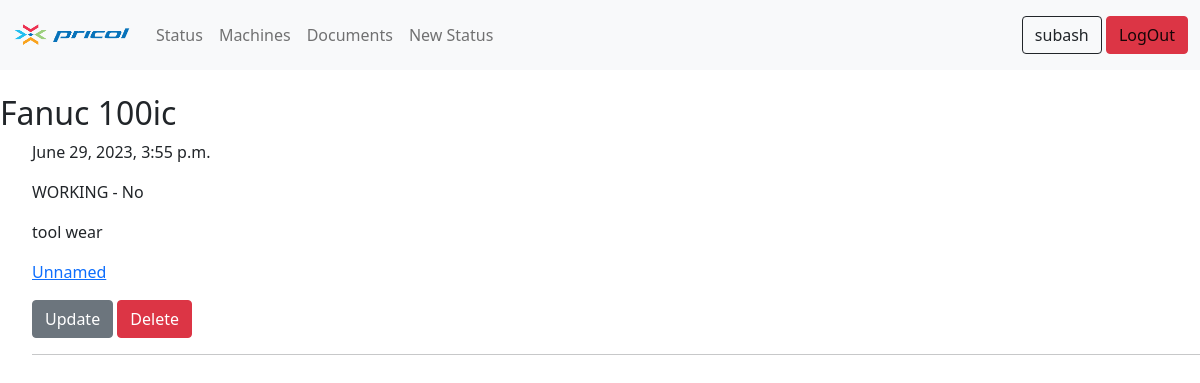
Screenshot of /machine/1/ (signed in) with the database file from the repository.
### status/models.py (models this page shows, shortened)
class Machine(models.Model):
    name = models.CharField(max_length=50)
    manufacture_year = models.DateField()

class Status(models.Model):
    working_choices = [('Yes', 'Yes'),
                       ('No', 'No')]
    machine = models.ForeignKey(Machine, on_delete=models.SET_NULL, null=True)
    is_working = models.CharField(max_length=3, choices=working_choices)
    description = models.TextField()
    time = models.DateTimeField(auto_now_add=True)
    document = models.FileField(upload_to='documents/', null=True, blank=True)
    document_name = models.CharField(max_length=50, blank=True)

### status/views.py (the view)
# urls.py: path('machine/<int:pk>/', MachineDetailView.as_view(), name='machine_detail'),
class MachineDetailView(DetailView):
    model = Machine
    template_name = 'machine_detail.html'
    def get_context_data(self, **kwargs):
        context = super().get_context_data(**kwargs)
        context["status"] = Status.objects.all()
        return context

### templates/machine_detail.html
{% extends 'base.html' %}
{% block content %}
<br>
<h2>{{ object.name }}</h2>
{% for status in status %}
    {% if status.machine == machine %}
    <ul>
    <p>{{status.time}}</p>
    <p>WORKING - {{ status.is_working }}</p>
    <p>{{ status.description }}</p>
    <p>{% if status.document %}
        {% if status.document_name %}
        <a href="{{ status.document.url }}">{{ status.document_name }}</a>
        {% else %}
        <a href="{{ status.document.url }}">Unnamed</a>
        {% endif %}
    {% endif %}</p>
    <a href="{% url 'update_status' status.pk%}" class="btn btn-secondary" tabindex="-1" role="button" aria-disabled="true">
        Update</a>
    <a href="{% url 'delete_status' status.pk%}" class="btn btn-danger" tabindex="-1" role="button" aria-disabled="true">
        Delete</a>
    <hr>
    {% endif %}
</ul>
{% endfor %}
{% endblock %}

### templates/base.html (shortened to what this page needs)
{% load static %}
<head>
    <link href="https://cdn.jsdelivr.net/npm/bootstrap@5.1.3/dist/css/bootstrap.min.css" rel="stylesheet"
></head>
{% if user.is_authenticated %}
<nav class="navbar navbar-expand-lg navbar-light bg-light">
  <div class="container-fluid">
    <a class="navbar-brand" href="#">
      <img src="{% static 'logo-img.png' %}" alt="" width="120" height="24" class="d-inline-block align-text-top">
    </a>
    <div class="collapse navbar-collapse" id="navbarText">
      <ul class="navbar-nav me-auto mb-2 mb-lg-0">
        <li class="nav-item">
          <a class="nav-link" href="{% url 'home' %}">Status</a>
        </li>
        <li class="nav-item">
          <a class="nav-link" href="{% url 'machines' %}">Machines</a>
        </li>
        <li class="nav-item">
          <a class="nav-link" href="{% url 'documents' %}">Documents</a>
        </li>
        <li class="nav-item">
          <a class="nav-link" href="{% url 'new_status' %}">New Status</a>
        </li>
      </ul>
      <span class="navbar-text">
        {% if user.is_authenticated %}
          <button type="button" class="btn btn-outline-dark">{{ user.username }}</button>
          <a href="{% url 'logout' %}" class="btn btn-danger" tabindex="-1" role="button" aria-disabled="true">LogOut</a>
        {% else %}
          <a href="{% url 'login' %}" class="btn btn-info" tabindex="-1" role="button" aria-disabled="true">LogIn</a>
          <a href="{% url 'signup' %}" class="btn btn-warning" tabindex="-1" role="button" aria-disabled="true">SignUp</a>
        {% endif %}
      </span>
    </div>
  </div>
</nav>
{% endif %}
<body>
{% if user.is_authenticated %}
    {% block content %}
    {% endblock %}
{% endif %}
</body>

### rows the page displays
Machine: name "Fanuc 100ic"
Status: time "June 29, 2023, 3:55 p.m.", is_working "No", description "tool wear"

### other values shown
{{ user.username }} "subash"
